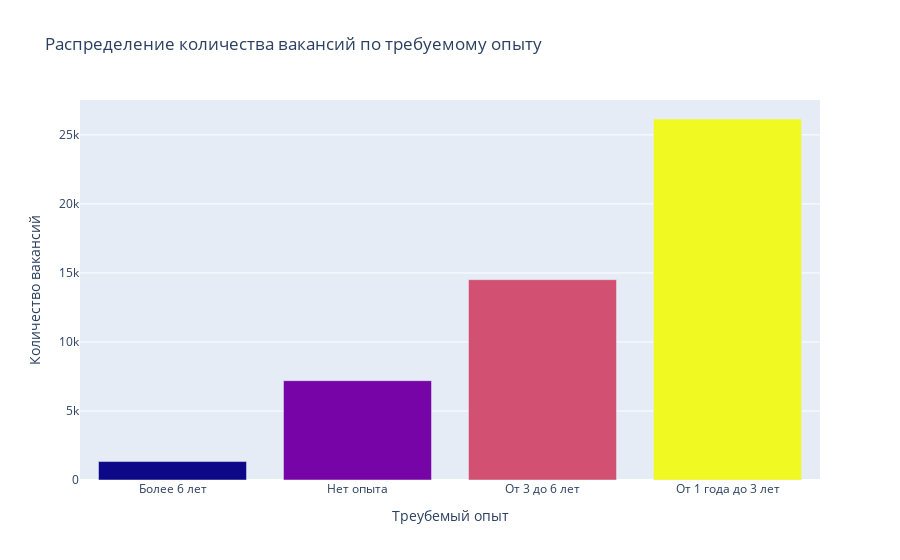

The code cell stored with this chart in its notebook:
### Markdown cell above
5. Напишите запрос, выводящий значения поля Требуемый опыт работы (experience) в порядке возрастания количества вакансий, в которых указан данный вариант опыта.

### Code cell
# текст запроса
query_4_5 = '''
select
	v.experience xp,
	count(v.id) vac_cnt
from vacancies v
group by v.experience
order by 2
'''

# результат запроса
experiences = pd.read_sql_query(query_4_5, connection)
display(experiences)

# визуализация распределения количества вакансий по требуемому опыту
fig = px.bar(
    experiences,
    x='xp', y='vac_cnt', color='vac_cnt',
    title='Распределение количества вакансий по требуемому опыту',
    labels={
		'xp': 'Треубемый опыт',
		'vac_cnt': 'Количество вакансий'	
	})
fig.update_layout(showlegend=False)
fig.update_traces(marker_coloraxis=None)
fig.write_image('./img/4_5.png', scale=1, width=1200, height=400)
fig.show()

# вывод отчета об интересном инсайте
six_plus_xp_cnt = experiences.iloc[0]['vac_cnt']
no_xp_cnt = experiences.iloc[1]['vac_cnt']
ratio = round(no_xp_cnt / six_plus_xp_cnt)
reports['report_4_5'] = f'''
<img src='./img/4_5.png'>

Парадоксально 🤔, что вакансий с требованием "Нет опыта" в {ratio} раз больше,
чем 	вакансий с требованием опыта более 6 лет. Можно сделать 3 вывода:
<ol>
<li>Компаний, которые готовы нанимать "дорогих" сотрудников с опытом более 6 лет
меньше на рынке. Скорее всего это крупный бизнес 🧐;</li>
<li>Компании предпочитают обучать людей специфике работы в своем бизнесе, нежели брать
людей с большим опытом работы в других компаниях. Для таким сотрудникам сложнее провести
онбординг, их тяжелее переобучить работать по-новому 🙄;</li>
<li>Руководители компаний не берут опытных сотрудников просто потому, что опасаются 😱
ослабления своих лидерских позиций, за счет проявления большей экспертности таких
новых сотрудников.</li>
</ol>
Так же примечательно, что самая популярная категория опыта работы в вакансиях 1-3 года.
'''

### Figure 1 — Plotly figure (JSON) as saved in the notebook; plotly's stock layout.template omitted (floating-point values rounded to 4 significant figures)
{"data": [{"alignmentgroup": "True", "hovertemplate": "Треубемый опыт=%{x}<br>Количество вакансий=%{marker.color}<extra></extra>", "legendgroup": "", "marker": {"color": [1337, 7197, 14511, 26152], "pattern": {"shape": ""}}, "name": "", "offsetgroup": "", "orientation": "v", "showlegend": false, "textposition": "auto", "type": "bar", "x": ["Более 6 лет", "Нет опыта", "От 3 до 6 лет", "От 1 года до 3 лет"], "xaxis": "x", "y": [1337, 7197, 14511, 26152], "yaxis": "y"}], "layout": {"barmode": "relative", "coloraxis": {"colorbar": {"title": {"text": "Количество вакансий"}}, "colorscale": [[0, "#0d0887"], [0.1111, "#46039f"], [0.2222, "#7201a8"], [0.3333, "#9c179e"], [0.4444, "#bd3786"], [0.5556, "#d8576b"], [0.6667, "#ed7953"], [0.7778, "#fb9f3a"], [0.8889, "#fdca26"], [1, "#f0f921"]]}, "legend": {"tracegroupgap": 0}, "showlegend": false, "title": {"text": "Распределение количества вакансий по требуемому опыту"}, "xaxis": {"anchor": "y", "domain": [0, 1], "title": {"text": "Треубемый опыт"}}, "yaxis": {"anchor": "x", "domain": [0, 1], "title": {"text": "Количество вакансий"}}}}
